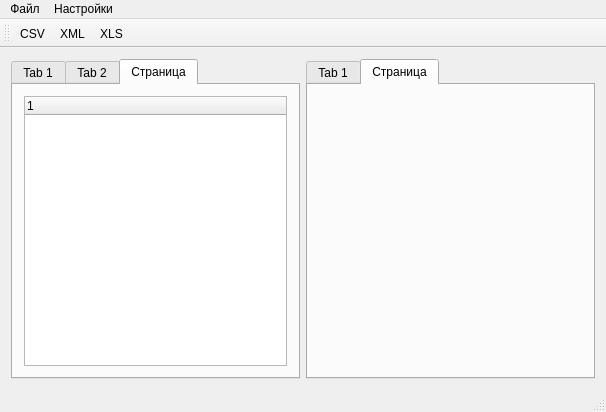
<?xml version="1.0" encoding="UTF-8"?>
<ui version="4.0">
 <class>MainWindow</class>
 <widget class="QMainWindow" name="MainWindow">
  <property name="geometry">
   <rect>
    <x>0</x>
    <y>0</y>
    <width>606</width>
    <height>412</height>
   </rect>
  </property>
  <property name="windowTitle">
   <string>MainWindow</string>
  </property>
  <widget class="QWidget" name="centralWidget">
   <layout class="QGridLayout" name="gridLayout">
    <item row="0" column="0">
     <widget class="QTabWidget" name="tabWidget_left">
      <property name="currentIndex">
       <number>2</number>
      </property>
      <widget class="QWidget" name="tab_table">
       <attribute name="title">
        <string>Tab 1</string>
       </attribute>
       <layout class="QGridLayout" name="gridLayout_2">
        <item row="0" column="0">
         <widget class="QTableWidget" name="tableWidget"/>
        </item>
       </layout>
      </widget>
      <widget class="QWidget" name="tab_tree">
       <attribute name="title">
        <string>Tab 2</string>
       </attribute>
       <layout class="QGridLayout" name="gridLayout_3">
        <item row="0" column="0">
         <widget class="QTreeWidget" name="treeWidget">
          <column>
           <property name="text">
            <string notr="true">1</string>
           </property>
          </column>
         </widget>
        </item>
        <item row="1" column="0">
         <widget class="QPushButton" name="button_maketree">
          <property name="text">
           <string>Построить дерево объектов анализа</string>
          </property>
         </widget>
        </item>
       </layout>
      </widget>
      <widget class="QWidget" name="tab_tree2">
       <attribute name="title">
        <string>Страница</string>
       </attribute>
       <layout class="QGridLayout" name="gridLayout_4">
        <item row="0" column="0">
         <widget class="QTreeWidget" name="treeWidget_2">
          <column>
           <property name="text">
            <string notr="true">1</string>
           </property>
          </column>
         </widget>
        </item>
       </layout>
      </widget>
     </widget>
    </item>
    <item row="0" column="1">
     <widget class="QTabWidget" name="tabWidget_right">
      <property name="currentIndex">
       <number>1</number>
      </property>
      <widget class="QWidget" name="tab_data">
       <attribute name="title">
        <string>Tab 1</string>
       </attribute>
       <layout class="QGridLayout" name="gridLayout_5">
        <item row="0" column="0">
         <widget class="QTableWidget" name="tableWidget_data"/>
        </item>
       </layout>
      </widget>
      <widget class="QWidget" name="tab_6">
       <attribute name="title">
        <string>Страница</string>
       </attribute>
      </widget>
     </widget>
    </item>
   </layout>
  </widget>
  <widget class="QMenuBar" name="menuBar">
   <property name="geometry">
    <rect>
     <x>0</x>
     <y>0</y>
     <width>606</width>
     <height>20</height>
    </rect>
   </property>
   <widget class="QMenu" name="menu">
    <property name="title">
     <string>Файл</string>
    </property>
    <widget class="QMenu" name="menu_3">
     <property name="title">
      <string>Открыть</string>
     </property>
     <addaction name="action_add_csv"/>
     <addaction name="action_add_xml"/>
     <addaction name="action_add_xls"/>
    </widget>
    <widget class="QMenu" name="menu_2">
     <property name="title">
      <string>Пишите здесь</string>
     </property>
    </widget>
    <addaction name="menu_3"/>
    <addaction name="separator"/>
    <addaction name="action_exit"/>
    <addaction name="menu_2"/>
   </widget>
   <widget class="QMenu" name="menu_4">
    <property name="title">
     <string>Настройки</string>
    </property>
    <addaction name="action_settings"/>
   </widget>
   <addaction name="menu"/>
   <addaction name="menu_4"/>
  </widget>
  <widget class="QToolBar" name="mainToolBar">
   <attribute name="toolBarArea">
    <enum>TopToolBarArea</enum>
   </attribute>
   <attribute name="toolBarBreak">
    <bool>false</bool>
   </attribute>
   <addaction name="action_add_csv"/>
   <addaction name="action_add_xml"/>
   <addaction name="action_add_xls"/>
  </widget>
  <widget class="QStatusBar" name="statusBar"/>
  <action name="action_add_csv">
   <property name="icon">
    <iconset resource="res.qrc">
     <normaloff>:/all/Resources/csv.png</normaloff>:/all/Resources/csv.png</iconset>
   </property>
   <property name="text">
    <string>CSV</string>
   </property>
  </action>
  <action name="action_add_xml">
   <property name="icon">
    <iconset resource="res.qrc">
     <normaloff>:/all/Resources/xml.png</normaloff>:/all/Resources/xml.png</iconset>
   </property>
   <property name="text">
    <string>XML</string>
   </property>
  </action>
  <action name="action_add_xls">
   <property name="icon">
    <iconset resource="res.qrc">
     <normaloff>:/all/Resources/xls.png</normaloff>:/all/Resources/xls.png</iconset>
   </property>
   <property name="text">
    <string>XLS</string>
   </property>
  </action>
  <action name="action_exit">
   <property name="icon">
    <iconset resource="res.qrc">
     <normaloff>:/all/Resources/power-button.png</normaloff>:/all/Resources/power-button.png</iconset>
   </property>
   <property name="text">
    <string>Выход</string>
   </property>
  </action>
  <action name="action_settings">
   <property name="icon">
    <iconset resource="res.qrc">
     <normaloff>:/all/Resources/switch.png</normaloff>:/all/Resources/switch.png</iconset>
   </property>
   <property name="text">
    <string>Настройки файла</string>
   </property>
  </action>
 </widget>
 <layoutdefault spacing="6" margin="11"/>
 <resources>
  <include location="res.qrc"/>
 </resources>
 <connections/>
</ui>
